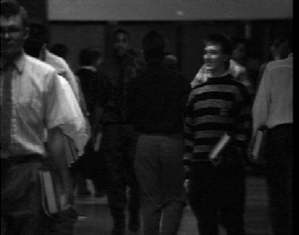
%> input picture Pixel Based Image processing/HistEqual.bmp, 299 x 235 px
$ octave lab1.m   (GNU Octave 9; MATLAB toolbox functions it lacks are replaced by stand-ins)
%> lines starting %> are read from the running program, lines starting %| are printed output that depends on the picture
### Pixel Based Image processing/histrogram_equ.m
% Histrogram eq. function

function Image2_grey = histrogram_equ(height,width,Image2_grey)

hist(256)=zeros; % initialize hist to zeros: 1d array
for i=1:width
    for j=1:height
        hist(Image2_grey(j,i)+1)=hist(Image2_grey(j,i)+1)+1; %Image2_grey(j,i)=0, hist(0)?? matlab index starts with 1, so Image2_grey(j,i)+1
    end

end
for i=1:256 % weighted value
    hist(i)=hist(i)/(height*width);
end
cdf(256)=zeros; % intialize cdf
for i=1:255
    cdf(i+1)=cdf(i)+hist(i+1);  % cdf value calculation
end
% histrogram equalization
for i=1:width
 for j=1:height
    Image2_grey(j,i)= 255*cdf(Image2_grey(j,i)+1); % S=(L-1)*CDF_in, L=256
end
end
end

### Pixel Based Image processing/lab1.m
clc
clear
%% m file for Lab 1
% %              Histrogram Equalization

    %Image input and select path
[FileName,FilePath]=uigetfile('*')
%> the answer given: HistEqual.bmp
Image1=imread(strcat(FilePath,FileName));
%> Image1 is the input picture: size 235x299x3 uint8; mean R, G, B 33.7, 33.7, 33.7

    % rgb to grey
Image1_grey=rgb2gray(Image1);
Image2_grey=double(Image1_grey);% uint8 to doucble conversion, new copy of image
[height,width,numcolors]=size(Image2_grey);% size
%> height = 235; width = 299; numcolors = 1

    % call histrogram equ. function
Image2_grey = histrogram_equ(height,width,Image2_grey);
%> after the loop in histrogram_equ, `for i=1:width`: hist = 256 values, max 6385 at index 9, min 0 at index 13, mean 274.5
%> after the loop in histrogram_equ, `for i=1:256`: hist = 256 values, max 0.0909 at index 9, min 0 at index 13, mean 0.00391
%> after the loop in histrogram_equ, `for i=1:255`: cdf = 256 values from 0 to 0.981
%> after the loop in histrogram_equ, `for i=1:width`:
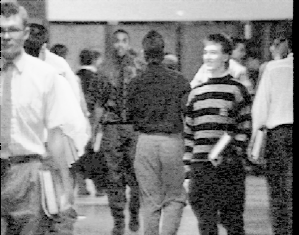
%> Image2_grey: size 235x299 double; min 0, max 250.1, mean 126.7

    %output
out=uint8(Image2_grey); % back conversion to uint8
figure (1),imshow(out)
title('Histrogram Eq  image')


%%      Floodfill using a frontier

    % image read
[FileName,FilePath]=uigetfile('*')
%> the answer given: tillman11_small_quantized.ppm
image_flood_fill=imread(strcat(FilePath,FileName));
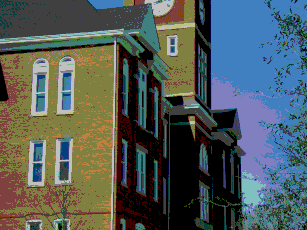
%> input picture Pixel Based Image processing/tillman11_small_quantized.ppm, 307 x 230 px
%> image_flood_fill is the input picture: size 230x307x3 uint8; mean R, G, B 80.5, 90.6, 89.2

    % rgb to gray
image_flood_fill_gray=rgb2gray(image_flood_fill);
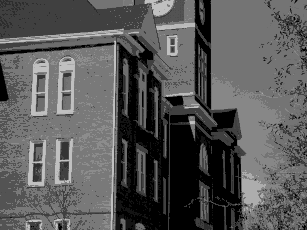
%> image_flood_fill_gray: size 230x307 uint8; min 0, max 192, mean 87.5
figure (2), imshow(image_flood_fill)% input image for floodfill with froontier
title('Input image for floodfill frontier image')

    % unit conversion and get size

image_flood_fill_gray1=double(image_flood_fill_gray);
[height,width,numcolors]=size(image_flood_fill_gray1);
%> height = 230; width = 307

    % get pixel coordinate from user, click on image and press
    % enter (windows)/return(mac)
%> (the run ends here)
